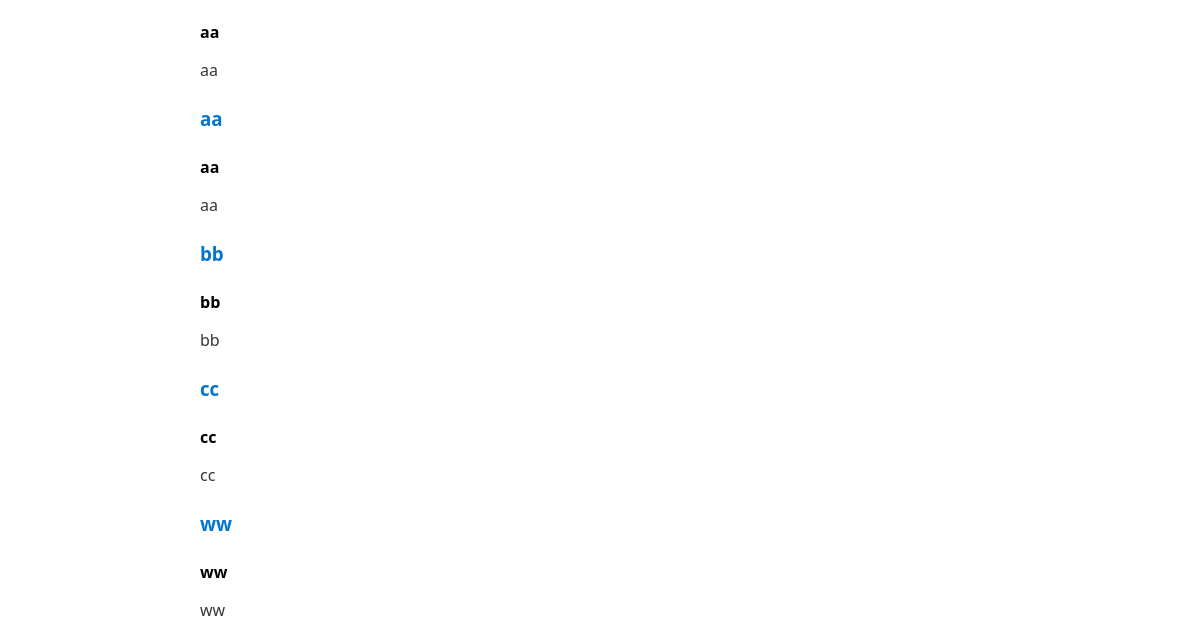
Page /homepage (lower part) on the earlier database version.
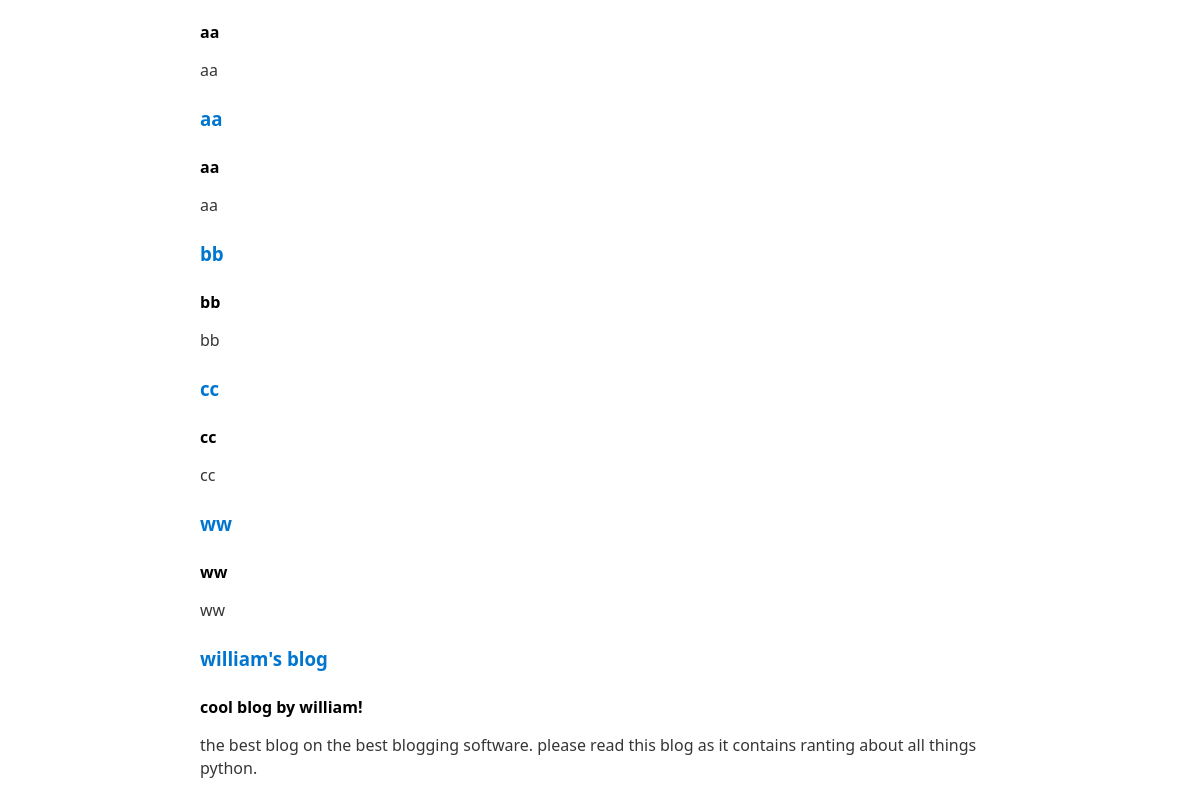
Same page on the later database version.
### tables this page shows
CREATE TABLE blogs (id INTEGER PRIMARY KEY AUTOINCREMENT, title TEXT NOT NULL, slug TEXT NOT NULL, subtitle TEXT, description TEXT, posts TEXT, author INTEGER NOT NULL, history TEXT, created_at INTEGER NOT NULL, updated_at INTEGER NOT NULL);

### __init__.py (the view)
@app.route('/homepage')
def homepage():
    username = flask.session.get('username')
    blogs = blog_table.get_all(cursor=connection.cursor())
    users = user_table.get_all(cursor=connection.cursor())
    print(blogs)
    return render_homepage.build_page(username=username, blogs=blogs, users=users)

### database/blog.py (called while the page is built)
def get_all(cursor, **kwargs):
    query = "SELECT * FROM blogs WHERE "
    for key, value in kwargs.items():
        query += "{} = '{}' AND ".format(key, value)
    query = query[:-5]
    cursor.execute(query)
    blogs = cursor.fetchall()
    return blogs

### database/user.py (called while the page is built)
def get_all(cursor, **kwargs):
    query = "SELECT * FROM blogs WHERE "
    for key, value in kwargs.items():
        query += "{} = '{}' AND ".format(key, value)
    query = query[:-5]
    cursor.execute(query)
    users = cursor.fetchall()
    return users

### render/homepage.py (called while the page is built)
def build_page(**kwargs):
    return flask.render_template('homepage.html', **kwargs)

### templates/homepage.html (shortened to what this page needs)
<!DOCTYPE html>
<html>
<head>
    <link rel="stylesheet" href="/static/css/page.css">
</head>
<body>
  {% for blog in blogs %}
  <h3>
    <a href="/blog/{{blog[2].lower()}}">
      {{ blog[1] }}
    </a>
  </h3>
  <h4>
      {{ blog[3] }}
  </h4>
  <p>
      {{ blog[4] }}
  </p>
  {% endfor %}
</body>
</html>

### static/css/page.css (style rules this page uses)
:root { --background-body: #fff; --background: #efefef; --background-alt: #f7f7f7; --selection: #9e9e9e; --text-main: #363636; --text-bright: #000; --text-muted: #70777f; --links: #0076d1; --focus: #0096bfab; --border: #dbdbdb; --code: #000; --animation-duration: 0.1s; --button-base: #d0cfcf; --button-hover: #9b9b9b; --scrollbar-thumb: rgb(170, 170, 170); --scrollbar-thumb-hover: var(--button-hover); --form-placeholder: #949494; --form-text: #1d1d1d; --variable: #39a33c; --highlight: #ff0; }
html { scrollbar-color: rgb(170, 170, 170) #fff; scrollbar-color: var(--scrollbar-thumb) var(--background-body); scrollbar-width: thin; }
body { font-family: system-ui, -apple-system, BlinkMacSystemFont, 'Segoe UI', 'Roboto', 'Oxygen', 'Ubuntu', 'Cantarell', 'Fira Sans', 'Droid Sans', 'Helvetica Neue', 'Segoe UI Emoji', 'Apple Color Emoji', 'Noto Color Emoji', sans-serif; line-height: 1.4; max-width: 800px; margin: 20px auto; padding: 0 10px; word-wrap: break-word; color: #363636; color: var(--text-main); background: #fff; background: var(--background-body); text-rendering: optimizeLegibility; }
h1, h2, h3, h4, h5, h6 { margin-bottom: 12px; margin-top: 24px; }
h3 { color: #000; color: var(--text-bright); }
h4 { color: #000; color: var(--text-bright); }
h1, h2, h3, h4, h5, h6, b, strong, th { font-weight: 600; }
::placeholder { color: #949494; color: var(--form-placeholder); }
a { text-decoration: none; color: #0076d1; color: var(--links); }

Differences in the rows shown:
added blogs: title "william's blog", subtitle "cool blog by william!", description "the best blog on the best blogging software. please read this blog as it contains ranting about all things python."
